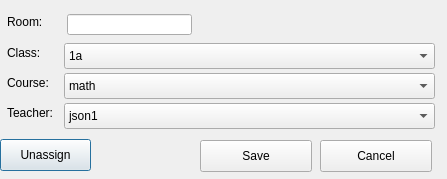
<?xml version="1.0" encoding="UTF-8"?>
<ui version="4.0">
 <class>EntryDialog</class>
 <widget class="QDialog" name="EntryDialog">
  <property name="geometry">
   <rect>
    <x>0</x>
    <y>0</y>
    <width>447</width>
    <height>179</height>
   </rect>
  </property>
  <property name="windowTitle">
   <string>Dialog</string>
  </property>
  <widget class="QLabel" name="label">
   <property name="geometry">
    <rect>
     <x>7</x>
     <y>14</y>
     <width>39</width>
     <height>16</height>
    </rect>
   </property>
   <property name="text">
    <string>Room:</string>
   </property>
  </widget>
  <widget class="QLabel" name="label_2">
   <property name="geometry">
    <rect>
     <x>7</x>
     <y>45</y>
     <width>37</width>
     <height>16</height>
    </rect>
   </property>
   <property name="text">
    <string>Class:</string>
   </property>
  </widget>
  <widget class="QLabel" name="label_3">
   <property name="geometry">
    <rect>
     <x>7</x>
     <y>75</y>
     <width>47</width>
     <height>16</height>
    </rect>
   </property>
   <property name="text">
    <string>Course:</string>
   </property>
  </widget>
  <widget class="QLabel" name="label_4">
   <property name="geometry">
    <rect>
     <x>7</x>
     <y>105</y>
     <width>52</width>
     <height>16</height>
    </rect>
   </property>
   <property name="text">
    <string>Teacher:</string>
   </property>
  </widget>
  <widget class="QLineEdit" name="room">
   <property name="geometry">
    <rect>
     <x>67</x>
     <y>14</y>
     <width>125</width>
     <height>21</height>
    </rect>
   </property>
  </widget>
  <widget class="QComboBox" name="class_2">
   <property name="geometry">
    <rect>
     <x>64</x>
     <y>43</y>
     <width>371</width>
     <height>26</height>
    </rect>
   </property>
   <item>
    <property name="text">
     <string>1a</string>
    </property>
   </item>
   <item>
    <property name="text">
     <string>1b</string>
    </property>
   </item>
   <item>
    <property name="text">
     <string>1c</string>
    </property>
   </item>
   <item>
    <property name="text">
     <string>1d</string>
    </property>
   </item>
  </widget>
  <widget class="QComboBox" name="course">
   <property name="geometry">
    <rect>
     <x>64</x>
     <y>73</y>
     <width>371</width>
     <height>26</height>
    </rect>
   </property>
   <item>
    <property name="text">
     <string>math</string>
    </property>
   </item>
   <item>
    <property name="text">
     <string>ph</string>
    </property>
   </item>
   <item>
    <property name="text">
     <string>cs</string>
    </property>
   </item>
   <item>
    <property name="text">
     <string>eng</string>
    </property>
   </item>
   <item>
    <property name="text">
     <string>polish</string>
    </property>
   </item>
  </widget>
  <widget class="QComboBox" name="teacher">
   <property name="geometry">
    <rect>
     <x>64</x>
     <y>103</y>
     <width>371</width>
     <height>26</height>
    </rect>
   </property>
   <item>
    <property name="text">
     <string>json1</string>
    </property>
   </item>
   <item>
    <property name="text">
     <string>json2</string>
    </property>
   </item>
   <item>
    <property name="text">
     <string>json3</string>
    </property>
   </item>
   <item>
    <property name="text">
     <string>json4</string>
    </property>
   </item>
  </widget>
  <widget class="QPushButton" name="Unassign">
   <property name="geometry">
    <rect>
     <x>0</x>
     <y>139</y>
     <width>91</width>
     <height>32</height>
    </rect>
   </property>
   <property name="text">
    <string>Unassign</string>
   </property>
  </widget>
  <widget class="QPushButton" name="Save">
   <property name="geometry">
    <rect>
     <x>200</x>
     <y>140</y>
     <width>112</width>
     <height>32</height>
    </rect>
   </property>
   <property name="text">
    <string>Save</string>
   </property>
  </widget>
  <widget class="QPushButton" name="Cancel">
   <property name="geometry">
    <rect>
     <x>320</x>
     <y>140</y>
     <width>112</width>
     <height>32</height>
    </rect>
   </property>
   <property name="text">
    <string>Cancel</string>
   </property>
  </widget>
 </widget>
 <resources/>
 <connections/>
</ui>
